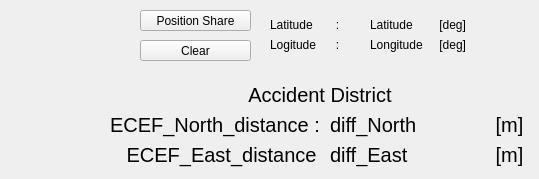
   <widget class="QWidget" name="tab">
    <attribute name="title">
     <string>OPV</string>
    </attribute>
    <widget class="QPushButton" name="OPV_pos_share">
     <property name="geometry">
      <rect>
       <x>140</x>
       <y>10</y>
       <width>111</width>
       <height>21</height>
      </rect>
     </property>
     <property name="text">
      <string>Position Share</string>
     </property>
    </widget>
    <widget class="QLabel" name="label_45">
     <property name="geometry">
      <rect>
       <x>270</x>
       <y>16</y>
       <width>91</width>
       <height>17</height>
      </rect>
     </property>
     <property name="text">
      <string>Latitude       :</string>
     </property>
    </widget>
    <widget class="QLabel" name="label_46">
     <property name="geometry">
      <rect>
       <x>270</x>
       <y>36</y>
       <width>91</width>
       <height>17</height>
      </rect>
     </property>
     <property name="text">
      <string>Logitude      :</string>
     </property>
    </widget>
    <widget class="QLabel" name="OPV_share_lat">
     <property name="geometry">
      <rect>
       <x>370</x>
       <y>16</y>
       <width>131</width>
       <height>17</height>
      </rect>
     </property>
     <property name="text">
      <string>Latitude        [deg]</string>
     </property>
    </widget>
    <widget class="QLabel" name="OPV_share_lon">
     <property name="geometry">
      <rect>
       <x>370</x>
       <y>36</y>
       <width>131</width>
       <height>17</height>
      </rect>
     </property>
     <property name="text">
      <string>Longitude     [deg]</string>
     </property>
    </widget>
    <widget class="QLabel" name="OPV_acc_lon">
     <property name="geometry">
      <rect>
       <x>330</x>
       <y>140</y>
       <width>160</width>
       <height>30</height>
      </rect>
     </property>
     <property name="font">
      <font>
       <pointsize>15</pointsize>
      </font>
     </property>
     <property name="text">
      <string>diff_East</string>
     </property>
    </widget>
    <widget class="QLabel" name="label_74">
     <property name="geometry">
      <rect>
       <x>180</x>
       <y>80</y>
       <width>280</width>
       <height>30</height>
      </rect>
     </property>
     <property name="font">
      <font>
       <pointsize>15</pointsize>
      </font>
     </property>
     <property name="text">
      <string>&lt;html&gt;&lt;head/&gt;&lt;body&gt;&lt;p align=&quot;center&quot;&gt;Accident District&lt;/p&gt;&lt;/body&gt;&lt;/html&gt;</string>
     </property>
    </widget>
    <widget class="QLabel" name="OPV_acc_lat">
     <property name="geometry">
      <rect>
       <x>330</x>
       <y>110</y>
       <width>160</width>
       <height>30</height>
      </rect>
     </property>
     <property name="font">
      <font>
       <pointsize>15</pointsize>
      </font>
     </property>
     <property name="text">
      <string>diff_North</string>
     </property>
    </widget>
    <widget class="QLabel" name="label_76">
     <property name="geometry">
      <rect>
       <x>110</x>
       <y>110</y>
       <width>210</width>
       <height>30</height>
      </rect>
     </property>
     <property name="font">
      <font>
       <pointsize>15</pointsize>
      </font>
     </property>
     <property name="text">
      <string>ECEF_North_distance :</string>
     </property>
    </widget>
    <widget class="QLabel" name="label_77">
     <property name="geometry">
      <rect>
       <x>110</x>
       <y>140</y>
       <width>210</width>
       <height>30</height>
      </rect>
     </property>
     <property name="font">
      <font>
       <pointsize>15</pointsize>
      </font>
     </property>
     <property name="text">
      <string>   ECEF_East_distance :</string>
     </property>
    </widget>
    <widget class="QPushButton" name="OPV_shared_pos_clear">
     <property name="geometry">
      <rect>
       <x>140</x>
       <y>40</y>
       <width>111</width>
       <height>21</height>
      </rect>
     </property>
     <property name="text">
      <string>Clear</string>
     </property>
    </widget>
    <widget class="QLabel" name="OPV_acc_lat_2">
     <property name="geometry">
      <rect>
       <x>490</x>
       <y>110</y>
       <width>40</width>
       <height>30</height>
      </rect>
     </property>
     <property name="font">
      <font>
       <pointsize>15</pointsize>
      </font>
     </property>
     <property name="text">
      <string> [m]</string>
     </property>
    </widget>
    <widget class="QLabel" name="OPV_acc_lat_3">
     <property name="geometry">
      <rect>
       <x>490</x>
       <y>140</y>
       <width>40</width>
       <height>30</height>
      </rect>
     </property>
     <property name="font">
      <font>
       <pointsize>15</pointsize>
      </font>
     </property>
     <property name="text">
      <string> [m]</string>
     </property>
    </widget>
   </widget>
